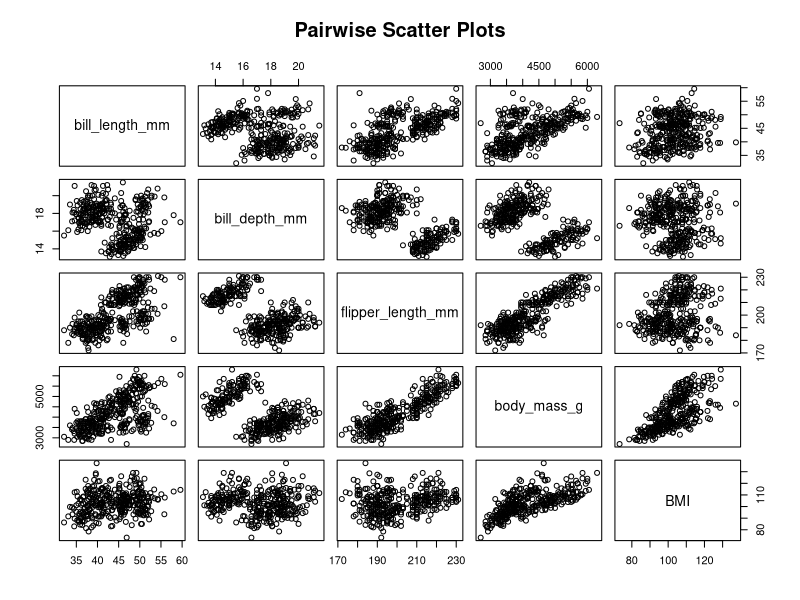
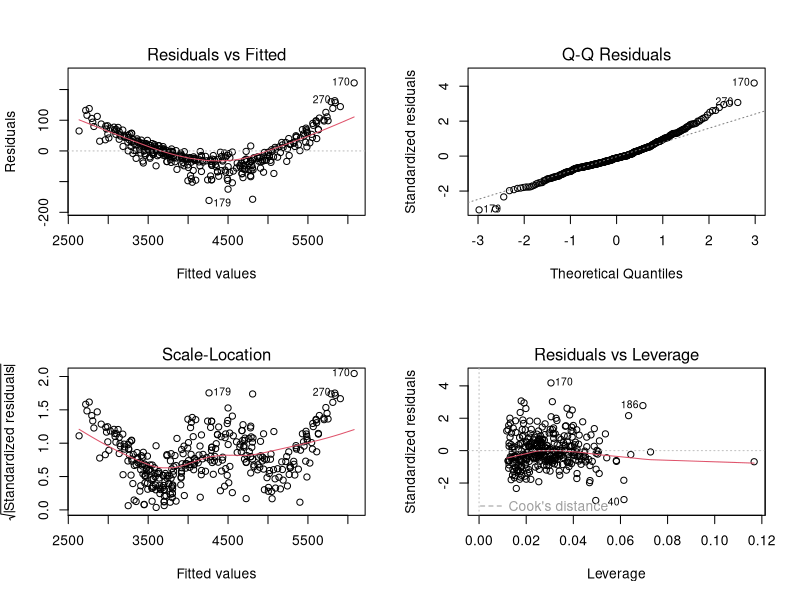
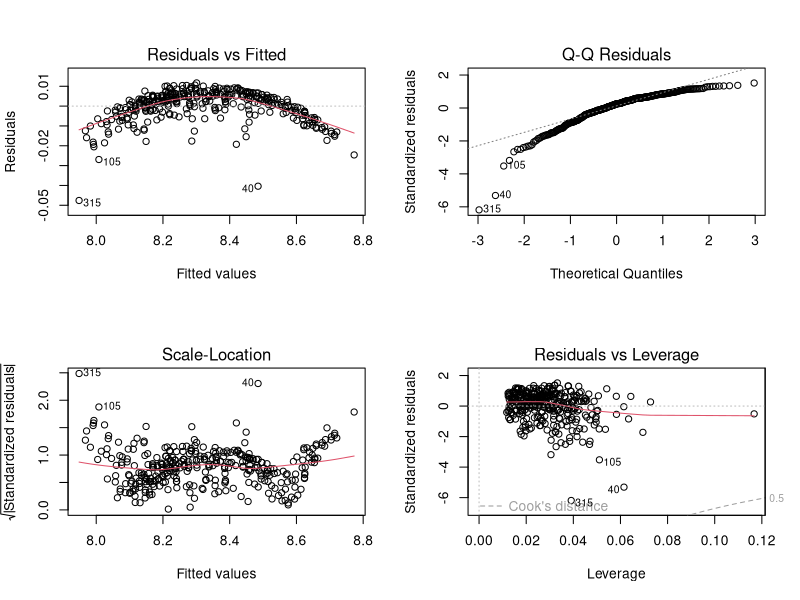
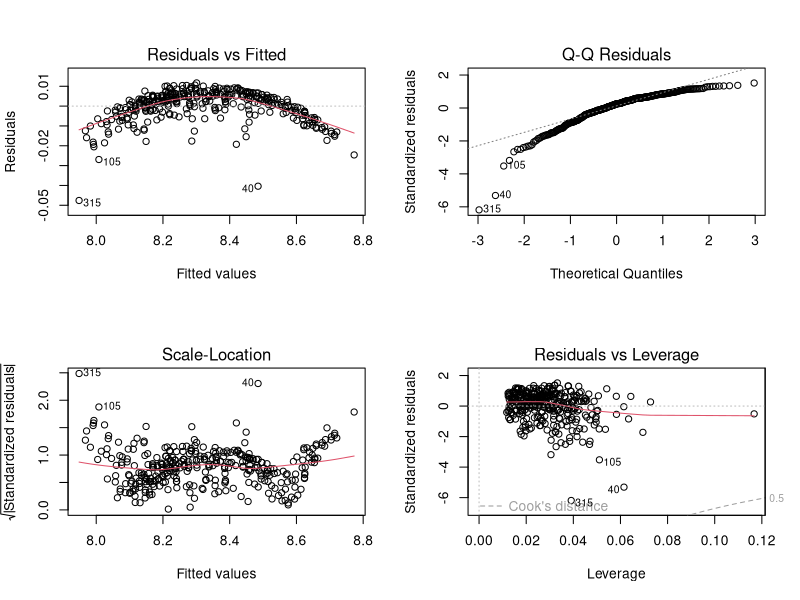

The R script that drew these images, in order:
## ---- chunk 1
# Load required libraries
library(palmerpenguins)  # For the penguins dataset
library(dplyr)           # For data manipulation
library(ggplot2)         # For data visualization
library(tidyr)           # For data tidying
library(broom)           # For tidying model outputs
## ---- chunk 2
# Load the penguins dataset
data("penguins")
df <- penguins

# Impute missing numerical values with median by species
numerical_vars <- c("bill_length_mm", "bill_depth_mm", "flipper_length_mm", "body_mass_g")
df <- df %>%
  group_by(species) %>%
  mutate(across(all_of(numerical_vars), ~ifelse(is.na(.), median(., na.rm = TRUE), .))) %>%
  ungroup()

# Function to calculate mode
get_mode <- function(v) {
  uniqv <- unique(v[!is.na(v)])
  uniqv[which.max(tabulate(match(v, uniqv)))]
}

# Impute missing categorical values with mode by species
df <- df %>%
  group_by(species) %>%
  mutate(sex = ifelse(is.na(sex), get_mode(sex), sex)) %>%
  ungroup()

# Verify no missing values remain
colSums(is.na(df))
## ---- chunk 3
# Create a BMI-like variable
df <- df %>%
  mutate(
    weight_kg = body_mass_g / 1000,
    flipper_length_m = flipper_length_mm / 1000,
    BMI = weight_kg / (flipper_length_m^2)
  )
## ---- chunk 4
# Select relevant variables for modeling
model_data <- df %>%
  select(body_mass_g, bill_length_mm, bill_depth_mm, flipper_length_mm, species, sex, island, BMI) %>%
  na.omit()

# Encode categorical variables as factors
model_data$species <- as.factor(model_data$species)
model_data$sex <- as.factor(model_data$sex)
model_data$island <- as.factor(model_data$island)
## ---- chunk 5
# Pairwise correlations
pairs(model_data %>% select(bill_length_mm, bill_depth_mm, flipper_length_mm, body_mass_g, BMI),
      main = "Pairwise Scatter Plots")
## ---- chunk 6
# Build linear regression model using all predictors
model1 <- lm(body_mass_g ~ bill_length_mm + bill_depth_mm + flipper_length_mm + species + sex + island + BMI, data = model_data)
summary(model1)
## ---- chunk 7
# Plot diagnostic plots for Model 1
par(mfrow = c(2, 2))
plot(model1)
par(mfrow = c(1, 1))  # Reset to default
## ---- chunk 8
# Add log-transformed response variable
model_data <- model_data %>%
  mutate(log_body_mass_g = log(body_mass_g))

# Build linear regression model with log-transformed response
model2 <- lm(log_body_mass_g ~ bill_length_mm + bill_depth_mm + flipper_length_mm + species + sex + island + BMI, data = model_data)
summary(model2)
## ---- chunk 9
# Plot diagnostic plots for Model 2
par(mfrow = c(2, 2))
plot(model2)
par(mfrow = c(1, 1))  # Reset to default
## ---- chunk 10
# Compare Model 1 and Model 2 using AIC and BIC
AIC(model1, model2)
BIC(model1, model2)

# Extract Adjusted R² for both models
adj_r2_model1 <- summary(model1)$adj.r.squared
adj_r2_model2 <- summary(model2)$adj.r.squared

# Print Adjusted R² values
adj_r2_model1
adj_r2_model2
## ---- chunk 11
# Build a reduced model excluding non-significant predictors (e.g., BMI)
model3 <- lm(body_mass_g ~ bill_length_mm + flipper_length_mm + species + sex + island, data = model_data)
summary(model3)
## ---- chunk 12
# Compare AIC and BIC for all three models
aic_values <- AIC(model1, model2, model3)
bic_values <- BIC(model1, model2, model3)

# Display AIC and BIC values for comparison
print("AIC Values for All Models:")
aic_values

print("BIC Values for All Models:")
bic_values

# Extract Adjusted R² for all models
adj_r2_model1 <- summary(model1)$adj.r.squared
adj_r2_model2 <- summary(model2)$adj.r.squared
adj_r2_model3 <- summary(model3)$adj.r.squared

# Display Adjusted R² values for comparison
print("Adjusted R² for All Models:")
c(Model1 = adj_r2_model1, Model2 = adj_r2_model2, Model3 = adj_r2_model3)
## ---- chunk 13
# Select Model 2 as it has the lowest AIC and BIC and highest Adjusted R²
selected_model <- model2
summary(selected_model)
## ---- chunk 14
# Plot diagnostic plots for the selected model
par(mfrow = c(2, 2))  # Set plotting layout for diagnostics
plot(selected_model)  # Generate diagnostic plots
par(mfrow = c(1, 1))  # Reset to default plotting layout
